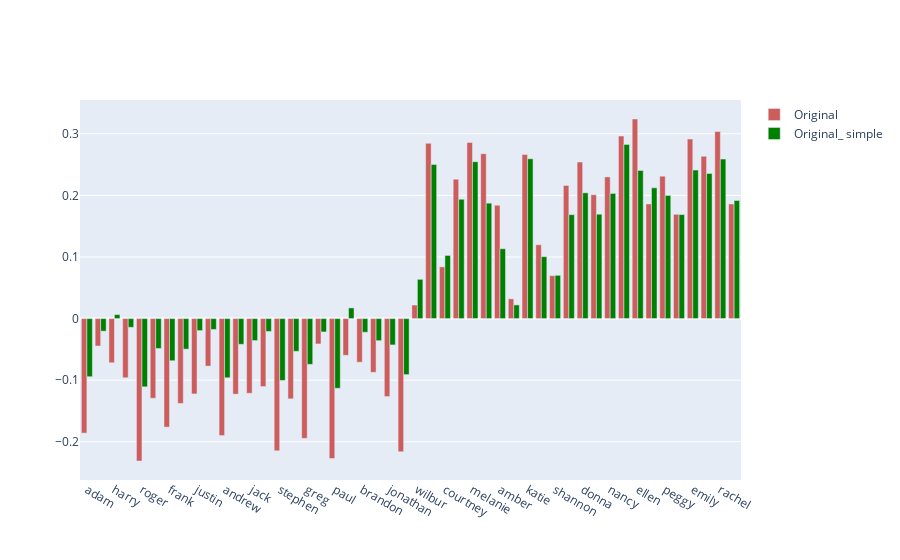
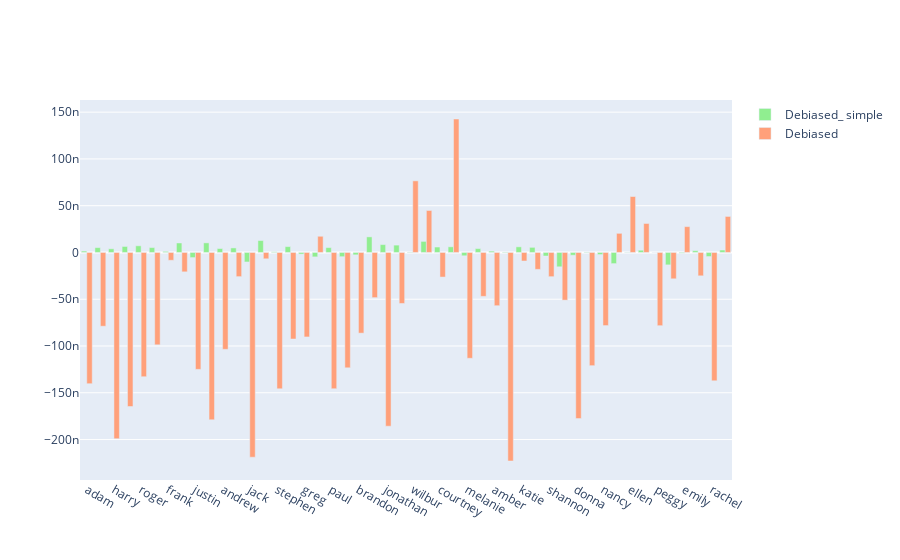

These figures' notebook cell, in order:
### Code cell
# To do: plot the barplots of similarity and simple bias scores faceted for original and debiased embeddings
import plotly_express as px
import plotly.graph_objects as go
from plotly.subplots import make_subplots

fig = go.Figure()
#fig= make_subplots(specs=[[{"secondary_y": True}]])

fig.add_trace(go.Bar(
    x=df_names_white_merged.index,
    y=df_names_white_merged['centralized_similarity_score_orig'],
    name='Original',
    marker_color='indianred'),
    #secondary_y=False
)
fig.add_trace(go.Bar(x=df_names_white_merged.index,
                     y=df_names_white_merged['simple_bias_score_orig'],
                     name='Original_ simple',
                     marker_color='green'),
                     #secondary_y=False
                     )


fig1 = go.Figure()
fig1.add_trace(go.Bar(x=df_names_white_merged.index,
                        y=df_names_white_merged['simple_bias_score_deb'],
                        name='Debiased_ simple',
                        marker_color='lightgreen'), 
                        #secondary_y=True
                        )


fig1.add_trace(go.Bar(
    x=df_names_white_merged.index,
    y=df_names_white_merged['centralized_similarity_score_deb'],
    name='Debiased',
    marker_color='lightsalmon'),
    #secondary_y=True
)

fig.show()
fig1.show()

### Figure 1 — Plotly figure (JSON) as saved in the notebook; plotly's stock layout.template omitted (floating-point values rounded to 4 significant figures)
{"data": [{"marker": {"color": "indianred"}, "name": "Original", "type": "bar", "x": ["adam", "chip", "harry", "josh", "roger", "alan", "frank", "ian", "justin", "ryan", "andrew", "fred", "jack", "matthew", "stephen", "brad", "greg", "jed", "paul", "todd", "brandon", "hank", "jonathan", "peter", "wilbur", "amanda", "courtney", "heather", "melanie", "sara", "amber", "crystal", "katie", "meredith", "shannon", "betsy", "donna", "kristin", "nancy", "stephanie", "ellen", "lauren", "peggy", "colleen", "emily", "megan", "rachel", "wendy"], "y": [-0.1859, -0.04457, -0.07175, -0.09606, -0.2312, -0.1294, -0.1762, -0.1378, -0.1223, -0.07719, -0.1899, -0.1227, -0.1213, -0.1104, -0.2147, -0.1303, -0.1945, -0.04121, -0.2272, -0.05965, -0.07087, -0.08728, -0.1266, -0.2163, 0.022, 0.2846, 0.08396, 0.2263, 0.286, 0.2676, 0.1841, 0.03206, 0.2663, 0.1199, 0.06969, 0.2162, 0.2541, 0.201, 0.2301, 0.2964, 0.324, 0.1861, 0.2313, 0.1693, 0.2915, 0.2635, 0.3037, 0.1861]}, {"marker": {"color": "green"}, "name": "Original_ simple", "type": "bar", "x": ["adam", "chip", "harry", "josh", "roger", "alan", "frank", "ian", "justin", "ryan", "andrew", "fred", "jack", "matthew", "stephen", "brad", "greg", "jed", "paul", "todd", "brandon", "hank", "jonathan", "peter", "wilbur", "amanda", "courtney", "heather", "melanie", "sara", "amber", "crystal", "katie", "meredith", "shannon", "betsy", "donna", "kristin", "nancy", "stephanie", "ellen", "lauren", "peggy", "colleen", "emily", "megan", "rachel", "wendy"], "y": [-0.09437, -0.02043, 0.006493, -0.01419, -0.1108, -0.04859, -0.06846, -0.04963, -0.01952, -0.01769, -0.09608, -0.0418, -0.03574, -0.02096, -0.1005, -0.0532, -0.07434, -0.02169, -0.1132, 0.01731, -0.02218, -0.03589, -0.04278, -0.09099, 0.06374, 0.2503, 0.1025, 0.1938, 0.2547, 0.1874, 0.1134, 0.02218, 0.2595, 0.1005, 0.07027, 0.1687, 0.2042, 0.1695, 0.2032, 0.2828, 0.2405, 0.2123, 0.2, 0.1689, 0.2411, 0.2357, 0.259, 0.1918]}], "layout": {}}

### Figure 2 — Plotly figure (JSON) as saved in the notebook; plotly's stock layout.template omitted (floating-point values rounded to 4 significant figures)
{"data": [{"marker": {"color": "lightgreen"}, "name": "Debiased_ simple", "type": "bar", "x": ["adam", "chip", "harry", "josh", "roger", "alan", "frank", "ian", "justin", "ryan", "andrew", "fred", "jack", "matthew", "stephen", "brad", "greg", "jed", "paul", "todd", "brandon", "hank", "jonathan", "peter", "wilbur", "amanda", "courtney", "heather", "melanie", "sara", "amber", "crystal", "katie", "meredith", "shannon", "betsy", "donna", "kristin", "nancy", "stephanie", "ellen", "lauren", "peggy", "colleen", "emily", "megan", "rachel", "wendy"], "y": [1.493e-09, 5.179e-09, 3.913e-09, 6.41e-09, 7.129e-09, 5.222e-09, 1.152e-09, 1.014e-08, -5.483e-09, 1.026e-08, 4.219e-09, 4.868e-09, -1.016e-08, 1.273e-08, 6.677e-10, 6.253e-09, -1.738e-09, -4.696e-09, 5.188e-09, -4.494e-09, -2.554e-09, 1.667e-08, 8.398e-09, 7.866e-09, 4.224e-10, 1.183e-08, 5.807e-09, 6.045e-09, -3.543e-09, 4.116e-09, 1.429e-09, 4.993e-10, 6.033e-09, 5.455e-09, -3.815e-09, -1.532e-08, -2.972e-09, 4.371e-10, -2.225e-09, -1.19e-08, 2.553e-10, 2.403e-09, 9.63e-12, -1.325e-08, -7.268e-10, 1.886e-09, -4.348e-09, 2.598e-09]}, {"marker": {"color": "lightsalmon"}, "name": "Debiased", "type": "bar", "x": ["adam", "chip", "harry", "josh", "roger", "alan", "frank", "ian", "justin", "ryan", "andrew", "fred", "jack", "matthew", "stephen", "brad", "greg", "jed", "paul", "todd", "brandon", "hank", "jonathan", "peter", "wilbur", "amanda", "courtney", "heather", "melanie", "sara", "amber", "crystal", "katie", "meredith", "shannon", "betsy", "donna", "kristin", "nancy", "stephanie", "ellen", "lauren", "peggy", "colleen", "emily", "megan", "rachel", "wendy"], "y": [-1.402e-07, -7.884e-08, -1.991e-07, -1.647e-07, -1.328e-07, -9.871e-08, -8.353e-09, -2.073e-08, -1.25e-07, -1.789e-07, -1.036e-07, -2.583e-08, -2.189e-07, -6.772e-09, -1.458e-07, -9.253e-08, -9.03e-08, 1.731e-08, -1.457e-07, -1.233e-07, -8.625e-08, -4.827e-08, -1.857e-07, -5.453e-08, 7.656e-08, 4.488e-08, -2.63e-08, 1.427e-07, -1.131e-07, -4.692e-08, -5.691e-08, -2.229e-07, -9.112e-09, -1.808e-08, -2.588e-08, -5.097e-08, -1.776e-07, -1.21e-07, -7.815e-08, 2.044e-08, 5.982e-08, 3.097e-08, -7.827e-08, -2.816e-08, 2.761e-08, -2.497e-08, -1.372e-07, 3.851e-08]}], "layout": {}}
